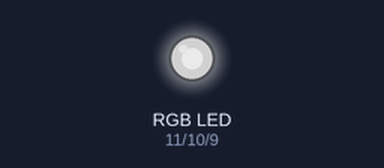
Bench run of a sketch on a simulated Arduino Uno, built with avr-gcc and run on an emulated ATmega328P. Parts: an RGB LED mixed from three pins (HIGH = lit). Dim RGB values are drawn brighter than linear.

Above: at 0.1 s.
Timing chart, 0 to 1.6 s (numbered marks = the images above):
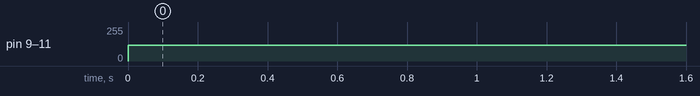

The sketch:

led_rgb_control.ino
```cpp
int led_R = 11;
int led_G = 10;
int led_B = 9;
int brightness = 0;    // how bright the LED is
int fadeAmount = 5;    // how many points to fade the LED by

void setup() {
  pinMode(led_R, OUTPUT);
  pinMode(led_G, OUTPUT);
  pinMode(led_B, OUTPUT);
}

void loop() {
  analogWrite(led_R,120);
  analogWrite(led_G,120);
  analogWrite(led_B,120);
}
```

Measured:
- by itself, pin 9 (led_B), pin 10 (led_G), pin 11 (led_R): 0/255 → 120/255 at 0.00 s
